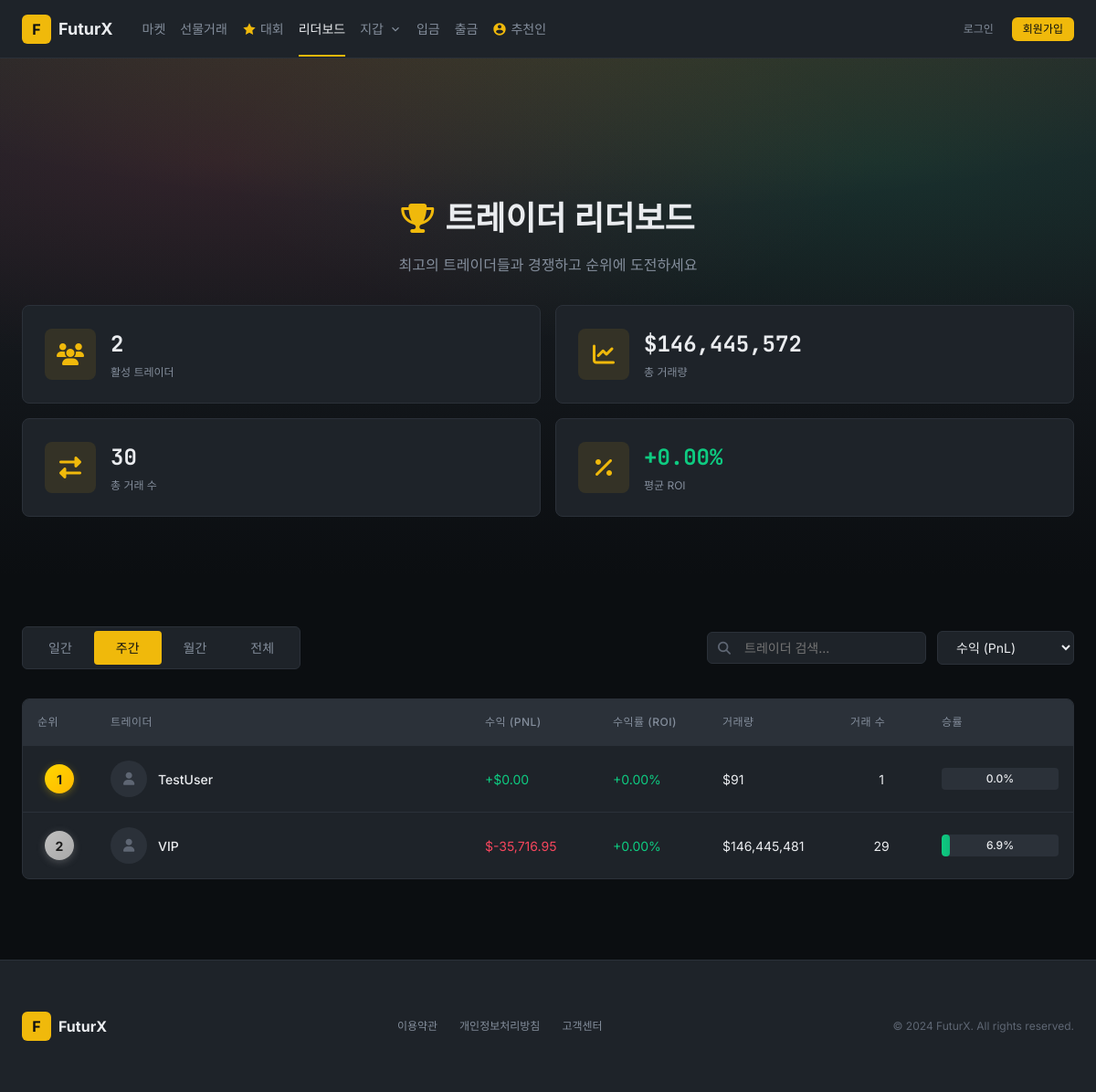
Before: /leaderboard.php?period=weekly with the older database file.
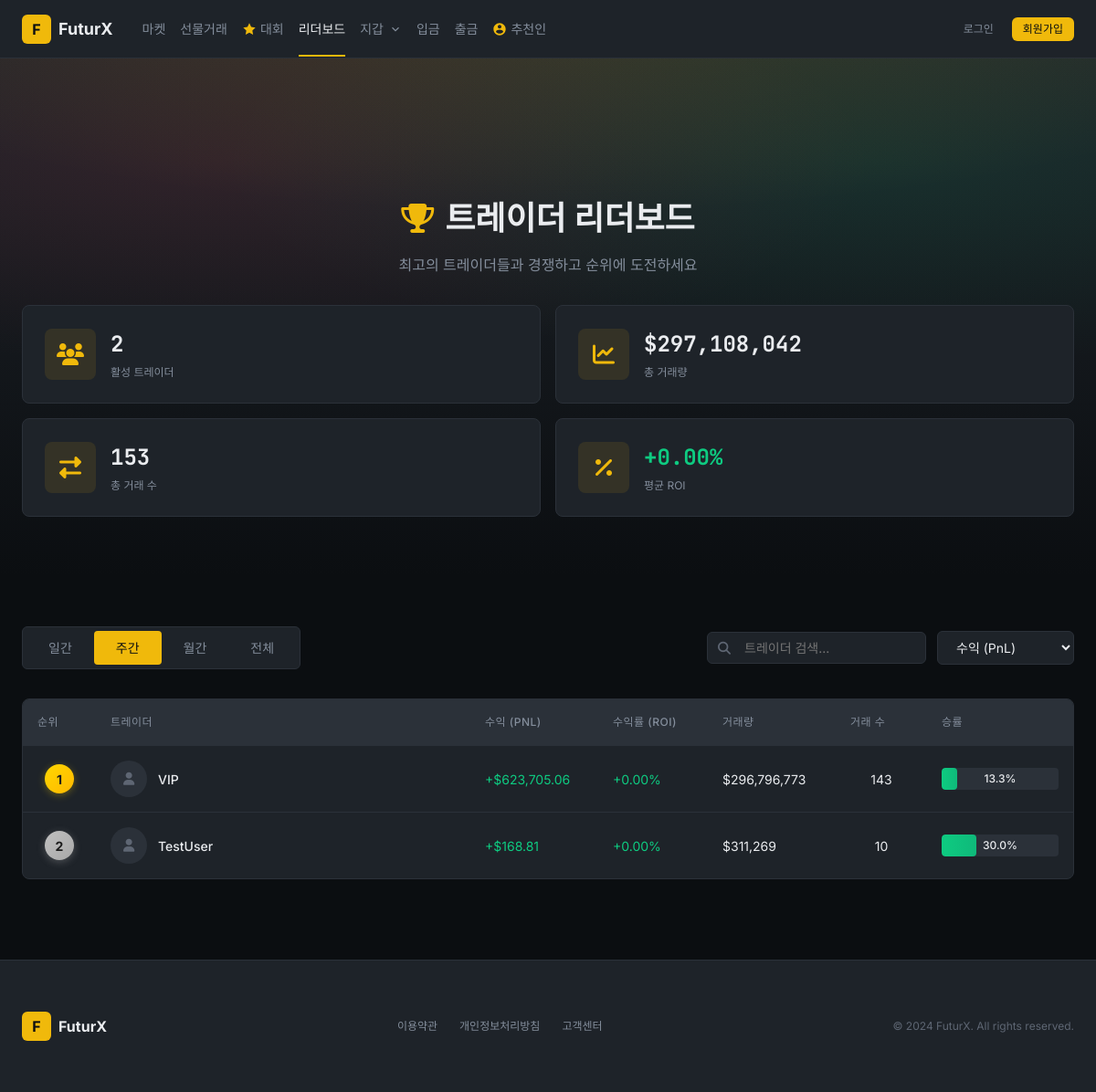
After: the same page with the newer database file.
### tables this page shows
CREATE TABLE `users` (
  `id` int NOT NULL AUTO_INCREMENT,
  `email` varchar(255) NOT NULL,
  `username` varchar(50) DEFAULT NULL,
  `password` varchar(255) NOT NULL,
  `nickname` varchar(50) NOT NULL,
  `avatar` varchar(255) DEFAULT NULL,
  `phone` varchar(20) DEFAULT NULL,
  `role` enum('user','vip','admin','superadmin') DEFAULT 'user',
  `status` enum('active','suspended','banned') DEFAULT 'active',
  `api_key` varchar(64) DEFAULT NULL,
  `api_secret` varchar(64) DEFAULT NULL,
  `is_active` tinyint(1) DEFAULT '1',
  `is_verified` tinyint(1) DEFAULT '0',
  `kyc_level` tinyint(1) DEFAULT '0',
  `vip_level` tinyint DEFAULT '0',
  `referral_code` varchar(20) DEFAULT NULL,
  `referred_by` int DEFAULT NULL,
  `last_login` datetime DEFAULT NULL,
  `last_login_at` datetime DEFAULT NULL,
  `last_login_ip` varchar(45) DEFAULT NULL,
  `login_ip` varchar(45) DEFAULT NULL,
  `created_at` datetime DEFAULT CURRENT_TIMESTAMP,
  `updated_at` datetime DEFAULT CURRENT_TIMESTAMP ON UPDATE CURRENT_TIMESTAMP,
  PRIMARY KEY (`id`),
  UNIQUE KEY `email` (`email`),
  UNIQUE KEY `api_key` (`api_key`),
  UNIQUE KEY `referral_code` (`referral_code`),
  KEY `idx_email` (`email`),
  KEY `idx_api_key` (`api_key`)
);

### leaderboard.php (the view, shortened to what the rows shown need)
<?php
$period = $_GET['period'] ?? 'daily';
function getPeriodKey($period) {
    switch ($period) {
        case 'weekly':
            return date('Y-W');
    }
}
$periodKey = getPeriodKey($period);
try {
    $db = getDB();
    $sql = "SELECT
                ls.*,
                u.username,
                u.nickname,
                u.avatar,
                u.vip_level
            FROM leaderboard_snapshots ls
            JOIN users u ON ls.user_id = u.id
            WHERE ls.period = :period
            AND ls.period_key = :period_key
            ORDER BY ls.rank ASC
            LIMIT 100";
    $stmt = $db->prepare($sql);
    $stmt->execute(['period' => $period, 'period_key' => $periodKey]);
    $leaderboard = $stmt->fetchAll(PDO::FETCH_ASSOC);
    if (empty($leaderboard)) {
        $dateCondition = '';
        switch ($period) {
            case 'weekly':
                $dateCondition = "AND t.created_at >= DATE_SUB(CURDATE(), INTERVAL WEEKDAY(CURDATE()) DAY)";
                break;
        }
        $sql = "SELECT
                    u.id as user_id,
                    u.username,
                    u.nickname,
                    u.avatar,
                    u.vip_level,
                    COALESCE(SUM(t.realized_pnl), 0) as pnl,
                    COALESCE(SUM(t.quote_quantity), 0) as volume,
                    COUNT(t.id) as trade_count,
                    SUM(CASE WHEN t.realized_pnl > 0 THEN 1 ELSE 0 END) as win_count,
                    COUNT(t.id) as total_trades
                FROM users u
                LEFT JOIN trades t ON u.id = t.user_id {$dateCondition}
                WHERE u.status = 'active'
                GROUP BY u.id
                HAVING trade_count > 0
                ORDER BY pnl DESC
                LIMIT 100";
        $stmt = $db->query($sql);
        $leaderboard = $stmt->fetchAll(PDO::FETCH_ASSOC);
        foreach ($leaderboard as $key => $row) {
            $leaderboard[$key]['rank'] = $key + 1;
            $leaderboard[$key]['roi'] = 0;
            $leaderboard[$key]['win_rate'] = $row['total_trades'] > 0
                ? round(($row['win_count'] / $row['total_trades']) * 100, 2)
                : 0;
        }
    }
} catch (PDOException $e) {
    $leaderboard = [];
    $stats = ['total_traders' => 0, 'total_volume' => 0, 'total_trades' => 0, 'avg_roi' => 0];
}
?>
<?php
require_once 'includes/head.php';
?>
    <main class="main">
        <section class="leaderboard-hero">
            <div class="container">
                <div class="leaderboard-hero__content">
                    <h1 class="leaderboard-hero__title">
                        <i class="fas fa-trophy"></i>
                        트레이더 리더보드
                    </h1>
                </div>
            </div>
        </section>
        <section class="leaderboard-main">
            <div class="container">
                <div class="leaderboard-table-wrapper">
                    <table class="leaderboard-table">
                        <thead>
                            <tr>
                                <th class="col-rank">순위</th>
                                <th class="col-trader">트레이더</th>
                                <th class="col-pnl">수익 (PnL)</th>
                                <th class="col-roi">수익률 (ROI)</th>
                                <th class="col-volume">거래량</th>
                                <th class="col-trades">거래 수</th>
                                <th class="col-winrate">승률</th>
                            </tr>
                        </thead>
                        <tbody id="leaderboardBody">
                            <?php if (empty($leaderboard)): ?>
                            <tr>
                                <td colspan="7" class="empty-state">
                                    <i class="fas fa-chart-bar"></i>
                                    <p>아직 거래 데이터가 없습니다</p>
                                </td>
                            </tr>
                            <?php else: ?>
                            <?php foreach ($leaderboard as $index => $trader): ?>
                            <tr class="trader-row" data-username="<?= htmlspecialchars(strtolower($trader['nickname'] ?: $trader['username'])) ?>">
                                <td class="col-rank">
                                    <?php if ($index < 3): ?>
                                        <span class="rank-badge rank-badge--<?= ['gold', 'silver', 'bronze'][$index] ?>">
                                            <?= $index + 1 ?>
                                        </span>
                                    <?php else: ?>
                                        <span class="rank-number"><?= $index + 1 ?></span>
                                    <?php endif; ?>
                                </td>
                                <td class="col-trader">
                                    <div class="trader-info">
                                        <div class="trader-avatar">
                                            <?php if ($trader['avatar']): ?>
                                                <img src="<?= htmlspecialchars($trader['avatar']) ?>" alt="">
                                            <?php else: ?>
                                                <i class="fas fa-user"></i>
                                            <?php endif; ?>
                                        </div>
                                        <div class="trader-details">
                                            <span class="trader-name">
                                                <?= htmlspecialchars($trader['nickname'] ?: $trader['username']) ?>
                                            </span>
                                        </div>
                                    </div>
                                </td>
                                <td class="col-pnl">
                                    <span class="<?= $trader['pnl'] >= 0 ? 'num-positive' : 'num-negative' ?>">
                                        <?= $trader['pnl'] >= 0 ? '+' : '' ?>$<?= number_format($trader['pnl'], 2) ?>
                                    </span>
                                </td>
                                <td class="col-roi">
                                    <span class="<?= $trader['roi'] >= 0 ? 'num-positive' : 'num-negative' ?>">
                                        <?= $trader['roi'] >= 0 ? '+' : '' ?><?= number_format($trader['roi'], 2) ?>%
                                    </span>
                                </td>
                                <td class="col-volume">
                                    $<?= number_format($trader['volume'], 0) ?>
                                </td>
                                <td class="col-trades">
                                    <?= number_format($trader['trade_count']) ?>
                                </td>
                                <td class="col-winrate">
                                    <div class="winrate-bar">
                                        <div class="winrate-fill" style="width: <?= min($trader['win_rate'], 100) ?>%"></div>
                                        <span class="winrate-text"><?= number_format($trader['win_rate'], 1) ?>%</span>
                                    </div>
                                </td>
                            </tr>
                            <?php endforeach; ?>
                            <?php endif; ?>
                        </tbody>
                    </table>
                </div>
            </div>
        </section>
    </main>
</body>
</html>

Changed rows visible on the page:
changed users "VIP": pnl "-35,716.95" → "623,705.06"; volume "146,445,481" → "296,796,773"; trade_count "29" → "143"; min($trader['win_rate'], 100) 6.9 → 13.29 (drawn); win_rate "6.9" → "13.3"; now shows "+"; moves up the list
changed users "TestUser": pnl "0.00" → "168.81"; volume "91" → "311,269"; trade_count "1" → "10"; win_rate "0.0" → "30.0"
Other visible differences:
$stats['total_volume']: "146,445,572" → "297,108,042"
$stats['total_trades']: "30" → "153"
